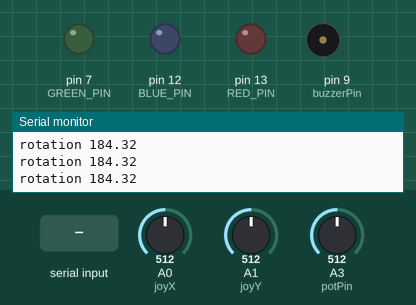
Simulated run of this sketch. Board: Arduino Uno, built with avr-gcc and run on an emulated ATmega328P. On the bench: output pins drawn as LEDs (lit = HIGH), buzzer (waves = sounding), the last lines printed to the serial monitor. Dashed ring = blinking. The test bench sets the inputs (shaded band); at power-on: A0 (joyX) = 512, A1 (joyY) = 512, A3 (potPin) = 512.

Above: at 1.2 s.
1.3 s: "90,45\n" received over Serial
At 3.3 s:
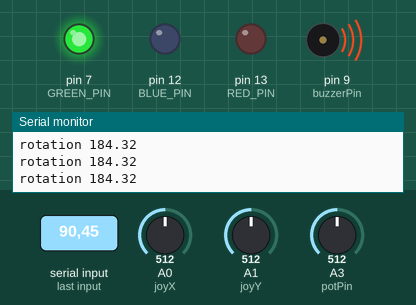
4.3 s: "1\n" received over Serial
At 5.2 s:
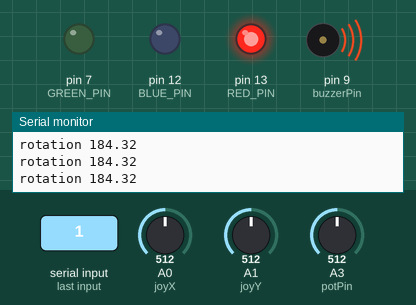
7.3 s: "2\n" received over Serial
At 8.16 s:
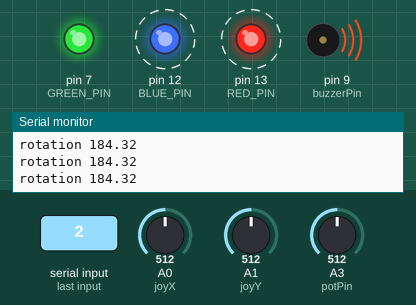
10.3 s: "3\n" received over Serial
At 12.0 s:
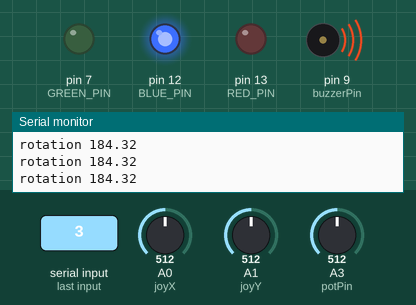
13.3 s: A0 (joyX) set to 479
16.3 s: A1 (joyY) set to 499
Timing chart, 0 to 19.1 s (numbered marks = the images above; inputs shaded):
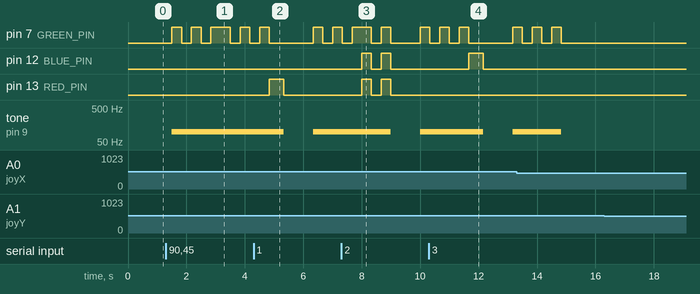

Measured:
- after the input at 1.3 s, pin 7 (GREEN_PIN): LOW → HIGH after 0.21 s, → LOW 0.33 s later, → HIGH 0.33 s later, → LOW 0.33 s later, … (8 changes in this stretch); tone on pin 9 (buzzerPin): silent → 100 Hz after 0.21 s
- after the input at 4.3 s, pin 13 (RED_PIN): LOW → HIGH after 0.54 s, → LOW 0.50 s later
- after the input at 7.3 s, pin 12 (BLUE_PIN), pin 13 (RED_PIN): alternates HIGH for 0.33 s and LOW for 0.33 s, 4 changes in all, then stays LOW, starting after 0.70 s; tone on pin 9 (buzzerPin): 100 Hz → silent after 1.7 s instead of 0.70 s
- after the input at 10.3 s, pin 12 (BLUE_PIN): LOW → HIGH after 1.4 s, → LOW 0.50 s later; tone on pin 9 (buzzerPin): 100 Hz → silent after 1.9 s instead of 1.4 s

The sketch:

sketch_feb27a.ino
```cpp
#define RED_PIN 13
#define BLUE_PIN 12
#define GREEN_PIN 7
int joyX = A0;
int joyY = A1;
int potPin = A3;
int buzzerPin = 9;
int xValue;
int yValue;
int potValue;
int receivedData;
bool running = false;

void setup() {
  pinMode(buzzerPin, OUTPUT);
  pinMode(RED_PIN, OUTPUT);
  pinMode(BLUE_PIN, OUTPUT);
  pinMode(GREEN_PIN, OUTPUT);
  Serial.begin(9600);
}

void loop() {
  xValue = analogRead(joyX);
  yValue = analogRead(joyY);
  potValue = analogRead(potPin);

  receiveData();

  printRotation(potValue);
  checkXAxis(xValue);
  checkYAxis(yValue);


  if(xValue == 515 && yValue == 535){
    Serial.print("STOP");
    Serial.print("\n");
  }


  delay(250);

}

void receiveData() {

  while(Serial.available() > 0) {

    receivedData = Serial.parseInt();

    if(receivedData == 1){
      tone(buzzerPin,100);
      digitalWrite(RED_PIN,HIGH);
      delay(500);
      noTone(buzzerPin);
      digitalWrite(RED_PIN,LOW);
    }
    else if(receivedData == 2){
      tone(buzzerPin,100);
      digitalWrite(RED_PIN,HIGH);
      digitalWrite(BLUE_PIN,HIGH);
      digitalWrite(GREEN_PIN,HIGH);
      delay(333);
      digitalWrite(RED_PIN,LOW);
      digitalWrite(BLUE_PIN,LOW);
      digitalWrite(GREEN_PIN,LOW);
      delay(333);
      digitalWrite(RED_PIN,HIGH);
      digitalWrite(BLUE_PIN,HIGH);
      digitalWrite(GREEN_PIN,HIGH);
      delay(333);
      digitalWrite(RED_PIN,LOW);
      digitalWrite(BLUE_PIN,LOW);
      digitalWrite(GREEN_PIN,LOW);
      noTone(buzzerPin);
    }
    else if(receivedData == 3){
      tone(buzzerPin,100);
      digitalWrite(BLUE_PIN,HIGH);
      delay(500);
      noTone(buzzerPin);
      digitalWrite(BLUE_PIN,LOW);
    }
    else{
      tone(buzzerPin,100);
      digitalWrite(GREEN_PIN,HIGH);
      delay(333);
      digitalWrite(GREEN_PIN,LOW);
      delay(333);
      digitalWrite(GREEN_PIN,HIGH);
      delay(333);
      digitalWrite(GREEN_PIN,LOW);
      delay(333);
      digitalWrite(GREEN_PIN,HIGH);
      delay(333);
      digitalWrite(GREEN_PIN,LOW);
      noTone(buzzerPin);
    }


  }
}

void printRotation(int potValue){
  Serial.print("rotation ");
  Serial.print(potValue * 0.36);
  Serial.print("\n");

}

void checkXAxis(int xValue){
  if(xValue > 540){
    Serial.print("UP");
    Serial.print("\n");
  }

  if(xValue < 490){
    Serial.print("DOWN");
    Serial.print("\n");
  }
}

void checkYAxis(int yValue){
    if(yValue > 560){
    Serial.print("RIGHT");
    Serial.print("\n");
  }

  if(yValue < 510){
    Serial.print("LEFT");
    Serial.print("\n");
  }
}
```
